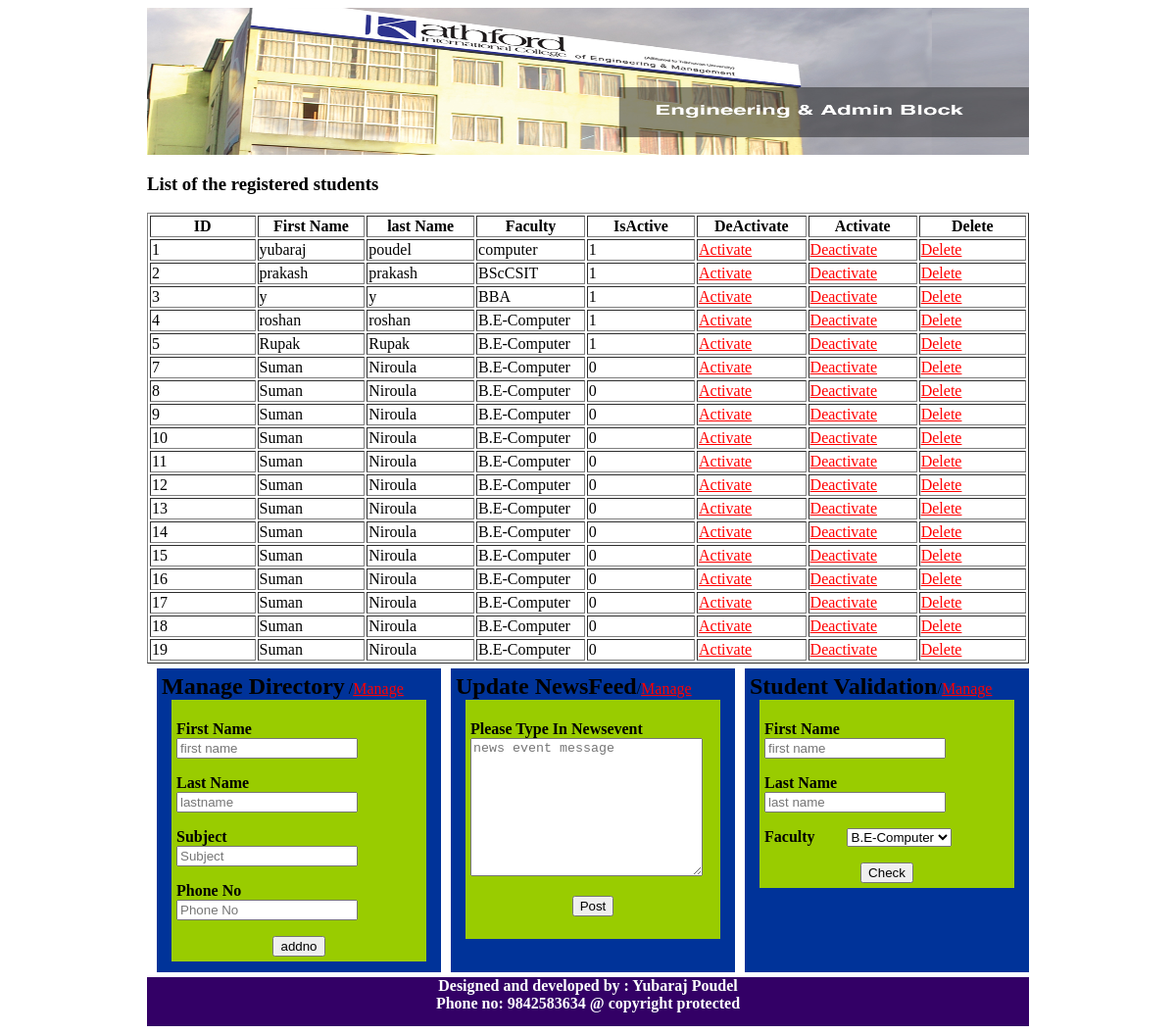
The app's page /androidapp/mainhome.php with its own data.
### tables this page shows
CREATE TABLE IF NOT EXISTS `register` (
  `id` int(10) unsigned NOT NULL AUTO_INCREMENT,
  `name` varchar(100) NOT NULL,
  `lname` varchar(50) NOT NULL,
  `password` varchar(100) NOT NULL,
  `faculty` varchar(100) NOT NULL,
  `isactive` int(11) NOT NULL,
  `created` timestamp NOT NULL DEFAULT CURRENT_TIMESTAMP ON UPDATE CURRENT_TIMESTAMP,
  PRIMARY KEY (`id`)
);

### androidapp/mainhome.php (the view, shortened to what this page needs)
<!doctype html>
<html>
<head>
</head>
<body>
<div id="wrapper">
  <div id="header"><img src="images/banner.jpg" width="900" height="150"  alt=""/></div>
        <div id="studentdetail"><h3>List of the registered students</h3>
        <?php
		$result = mysql_query("SELECT * FROM register");
            $action1 ="active";
            $action2="deactive";
            $action3="delete";
			$table="register";
			?>
             <table border="1">
              <tr>
    <th width="110" scope="col">ID</th>
    <th width="110" scope="col">First Name</th>
    <th width="110" scope="col">last Name</th>
    <th width="110" scope="col">Faculty</th>
    <th width="110" scope="col">IsActive</th>
    <th width="110" scope="col">DeActivate</th>
    <th width="110" scope="col">Activate</th>
    <th width="110" scope="col">Delete</th>
  </tr>
             <?php
			while($row = mysql_fetch_array($result)) {
		?>
  <tr>
    <td><?php echo $row['id']; ?></td>
    <td><?php echo $row['name']; ?></td>
    <td><?php echo $row['lname']; ?></td>
    <td><?php echo $row['faculty']; ?></td>
    <td><?php echo $row['isactive']; ?></td>
    <td><a href="update.php?id=<?php echo $row['id']; ?>& action=<?php echo $action1; ?>& tname=<?php echo $table; ?>">Activate</a></td>
    <td><a href="update.php?id=<?php echo $row['id']; ?>& action=<?php echo $action2; ?>& tname=<?php echo $table; ?>">Deactivate</a></td>
    <td><a href="update.php?id=<?php echo $row['id']; ?>& action=<?php echo $action3; ?>& tname=<?php echo $table; ?>">Delete</a></td>
  </tr>
  <?php }
 ?>
</table>
        </div>
        <div id="content">
        <div class="box">
        <font size="+2"><b>Manage Directory</b></font> /<a href="DownloadManager.php">Manage</a><br>
           <form name="directory" method="post" style="background-color:#9C0; width:250px; margin-left:10px;padding:5px">
            <p>
            <label for="fname"><b>First Name</b></label>
            <input type="text" name="fname" id="fname" placeholder="first name">
            </p><p>
           <label for="lname"><b>Last Name</b></label>
           <input type="text" name="lname" id="textfield2" placeholder="lastname">
           </p><p>
           <label for="fac"><b>Subject</b> </label>&nbsp;&nbsp;&nbsp;&nbsp;
           <input type="text" name="subject" id="textfield2" placeholder="Subject">
           </p><p>
           <label for="phone"><b>Phone No</b></label>&nbsp;
           <input type="text" name="phno" id="textfield3" placeholder="Phone No">
           </p>
           <center>
		<input type="submit" name="addno" value="addno" />
        </center>
        </form>
        </div>
        <div class="box"><font size="+2"><b>Update NewsFeed</b></font>/<a href="DownloadManager.php">Manage</a><br>
        <form name="newsfeed" method="post" style="background-color:#9C0; width:250px; margin-left:10px;padding:5px">
        <p>
        <label><b>Please Type In Newsevent</b></label><br>
        <textarea rows="9" cols="27" style="overflow:auto" name="newsfeed" placeholder="news event message"></textarea>
       </p>
        <center><input type="submit" name="news" value="Post"/></center><br>
        </form>
        </div>
        <div class="box"><font size="+2"><b>Student Validation</b></font>/<a href="studentrecord.php">Manage</a><br>
        <form name="newsfeed" method="post" style="background-color:#9C0; width:250px; margin-left:10px;padding:5px">
          <p>
            <label for="fname"><b>First Name</b></label>
            <input type="text" name="fname" id="fname" placeholder="first name">
          </p>
            <p>
            <label for="fname"><b>Last Name</b></label>
            <input type="text" name="lname" id="fname" placeholder="last name">
            </p>
            <p>
            <label for="fname"><b>Faculty</b></label>
            <select name="course">
            <option>B.E-Computer</option>
            <option>BBA</option></select>
            </p>
           <center><input type="submit" value="Check" name="validate"/></center>
        </form>
        </div>
   </div>
    <div id="footer">
    <center><font color="#FFFFFF">
<b>Designed and developed by : Yubaraj Poudel <br>
  Phone no: 9842583634 @
  copyright protected</b>
</font></center></div>
</div>
</body>
</html>

### androidapp/mainhome.php (style rules this page uses)
#wrapper { margin:0 auto; width:900px; }
#header { height:150px; background-color:#0F9; }
#studentdetail { height:auto; width:100%; margin-top:5px; }
#content { height:320px; width:100%; }
.box { margin-top:5px; width:280px; margin-left:5px; background-color:#039; margin-left:10px; height:300px; float:left; overflow:hidden; padding:5px; }
#footer { width:100%; height:50px; background-color:#306; }
a { color:#F00; }

### records on screen
register: id "1", name "yubaraj", lname "poudel", faculty "computer", isactive "1"
register: id "2", name "prakash", lname "prakash", faculty "BScCSIT", isactive "1"
register: id "3", name "y", lname "y", faculty "BBA", isactive "1"
register: id "4", name "roshan", lname "roshan", faculty "B.E-Computer", isactive "1"
register: id "5", name "Rupak", lname "Rupak", faculty "B.E-Computer", isactive "1"
register: id "7", name "Suman", lname "Niroula", faculty "B.E-Computer", isactive "0"
register: id "8", name "Suman", lname "Niroula", faculty "B.E-Computer", isactive "0"
register: id "9", name "Suman", lname "Niroula", faculty "B.E-Computer", isactive "0"
register: id "10", name "Suman", lname "Niroula", faculty "B.E-Computer", isactive "0"
register: id "11", name "Suman", lname "Niroula", faculty "B.E-Computer", isactive "0"
register: id "12", name "Suman", lname "Niroula", faculty "B.E-Computer", isactive "0"
register: id "13", name "Suman", lname "Niroula", faculty "B.E-Computer", isactive "0"
register: id "14", name "Suman", lname "Niroula", faculty "B.E-Computer", isactive "0"
register: id "15", name "Suman", lname "Niroula", faculty "B.E-Computer", isactive "0"
register: id "16", name "Suman", lname "Niroula", faculty "B.E-Computer", isactive "0"
register: id "17", name "Suman", lname "Niroula", faculty "B.E-Computer", isactive "0"
register: id "18", name "Suman", lname "Niroula", faculty "B.E-Computer", isactive "0"
register: id "19", name "Suman", lname "Niroula", faculty "B.E-Computer", isactive "0"
